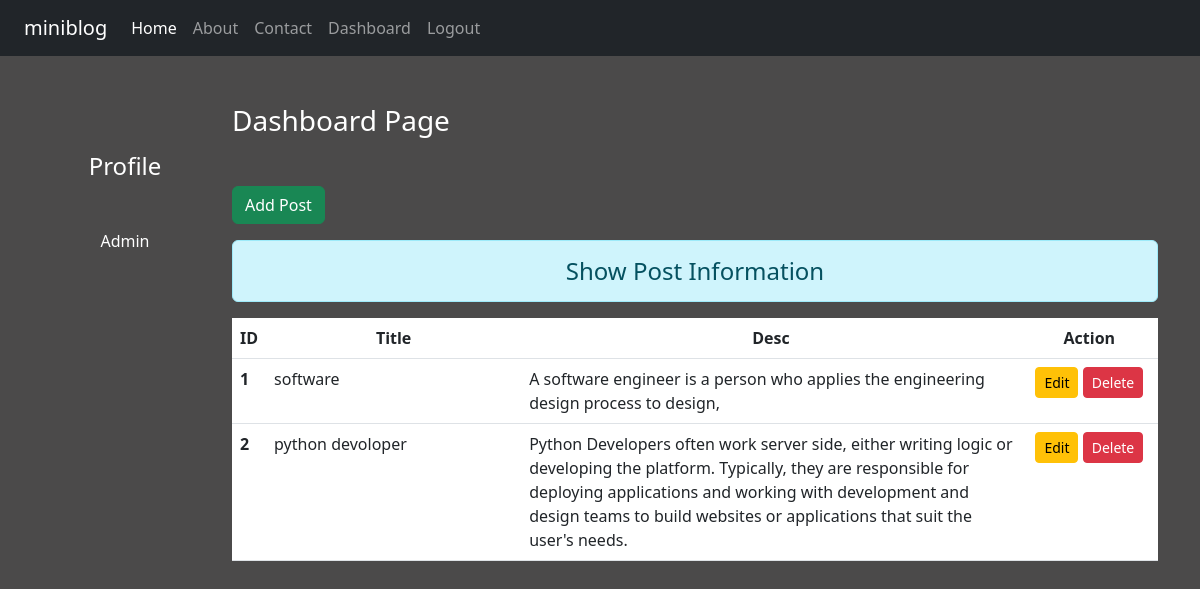
The page /dashboard/ (signed in) on the database its author committed.
### blog/models.py (models this page shows)
class POST(models.Model):
    title = models.CharField('Title', max_length=50)
    desc=models.TextField()

### blog/views.py (the view)
# urls.py: path('dashboard/',views.dashboard,name='dashboard'),
def dashboard(request):
    if request.user.is_authenticated:
        posts=POST.objects.all()
        user=request.user
        full_name=user.get_full_name()
        gps=user.groups.all()
        return render(request,'blog/dashboard.html',{'posts':posts,'full_name':full_name,'groups':gps})
    else:
        return HttpResponseRedirect('/login/')

### blog/templates/blog/dashboard.html (shortened to what this page needs)
{% extends 'blog/base.html' %}
{% block side %}
<div class="col-sm-2 text-white my-5 text-center">
    <h4 class="my-5">Profile</h4>
    {% for group in groups %}
        <p>{{group.name}}</p>
    {% endfor %}
</div>
{% endblock side %}
{% block content %}
<div class="col-sm-10">
    <h3 class="text-white my-5">Dashboard Page</h3>
    <a href="{% url 'addpost' %}" class="btn btn-success">Add Post</a>
    <h4 class="text-center alert alert-info mt-3">Show Post Information</h4>
        {% if posts %}
            <table class="table table-hover bg-white">
                <thead>
                    <tr class="text-center">
                        <th scope="col" style="width:2%">ID</th>
                        <th scope="col" style="width:28%">Title</th>
                        <th scope="col" style="width:55%">Desc</th>
                        <th scope="col" style="width:15%">Action</th>
                    </tr>
                </thead>
                <tbody>
                    {% for post in posts %}
                    <tr>
                        <th scope="'row">{{post.id}}</th>
                        <td >{{post.title}}</td>
                        <td >{{post.desc}}</td>
                        <td class="text-center" >
                            <a href="{% url 'updatepost' post.id %}" class="btn btn-warning btn-sm">Edit</a>
                            {% if perms.blog.delete_post %}
                            <form action="{% url 'deletepost' post.id %}" method="post" class="d-inline">
                            <input type="submit" class="btn btn-danger btn-sm" value="Delete">
                            </form>
                            {% endif %}
                        </td>
                    </tr>
                    {% endfor %}
                </tbody>
            </table>
        {% else %}
            <h4 class="text-center alert alert-warning">No Records</h4>
        {% endif %}
</div>
{% endblock content %}

### blog/templates/blog/base.html (shortened to what this page needs)
<!DOCTYPE html>
{% load static %}
<html lang="en">
<head>
    <link rel="stylesheet" href="{% static 'blog/css/bootstrap.min.css' %}">
    <link rel="stylesheet" href="{% static 'blog/css/style.css' %}">
</head>
<body>
    <div class="container-fluid bg-dark">
        {% include 'blog/navbar.html' %}
    </div>
    <div class="container">
        <div class="row">
            {% block side %}
            {% endblock side %}
            {% block content %}
            {% endblock content %}
        </div>
    </div>
</body>
</html>

### blog/templates/blog/navbar.html (shortened to what this page needs)
<nav class="navbar navbar-expand-lg bg-dark navbar-dark">
    <div class="container-fluid">
      <a class="navbar-brand" href="#">miniblog</a>
      <div class="collapse navbar-collapse" id="navbarNav">
        <ul class="navbar-nav">
          <li class="nav-item">
            <a class="nav-link active" aria-current="page" href="/">Home</a>
          </li>
          <li class="nav-item">
            <a class="nav-link" href="{% url 'about' %}">About</a>
          </li>
          <li class="nav-item">
            <a class="nav-link" href="{% url 'contact' %}">Contact</a>
          </li>
          {% if request.user.is_authenticated %}
          <li class="nav-item">
            <a class="nav-link" href="{% url 'dashboard' %}">Dashboard</a>
          </li>
          <li class="nav-item">
            <a class="nav-link" href="{% url 'logout' %}">Logout</a>
          </li>
          {% endif %}
        </ul>
      </div>
    </div>
  </nav>

### blog/static/blog/css/style.css (style rules this page uses)
body { background-color: rgb(75,74,74); color: antiquewhite; }
.col-sm-10 { align-items: center; }

### rows shown on the page
POST: id "1", title "software", desc "A software engineer is a person who applies the engineering design process to design,"
POST: id "2", title "python devoloper", desc "Python Developers often work server side, either writing logic or developing the platform. Typically, they are responsible for deploying applications and working with development and design teams to build websites or applications that suit the user's needs."

### other values the page prints
{{ group.name }} "Admin"
